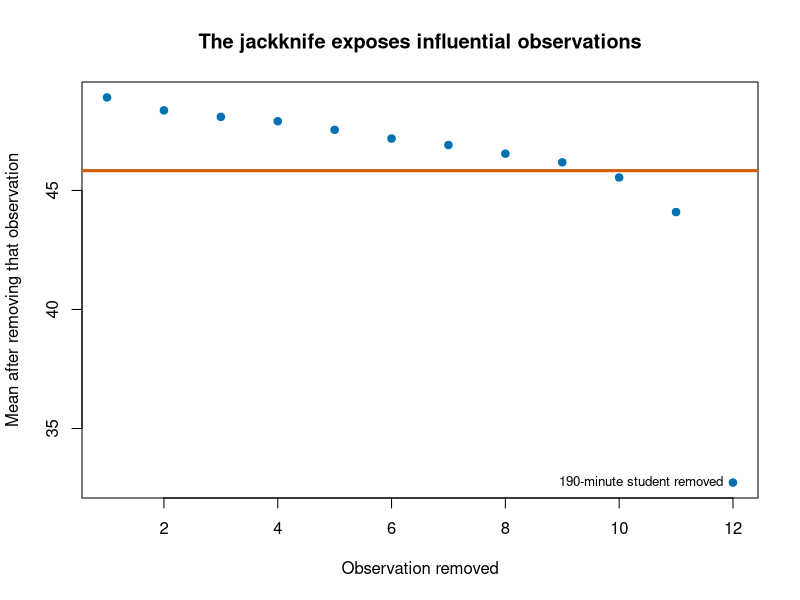
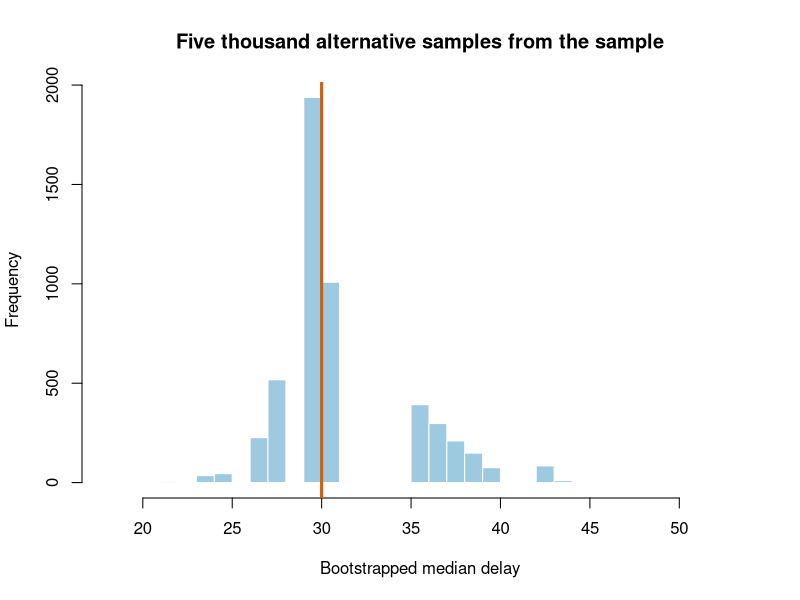

Write the R code that produced these figures, in order.
## ---- chunk 1
knitr::opts_chunk$set(message = FALSE, warning = FALSE, fig.align = "center")
## ---- chunk 2
Delay.Small <- c(12, 18, 21, 23, 27, 31, 34, 38, 42, 49, 65, 190)

OriginalMean <- mean(Delay.Small)
JackMeans <- sapply(seq_along(Delay.Small), function(i) {
  mean(Delay.Small[-i])
})

JackMean <- mean(JackMeans)
JackBias <- (length(Delay.Small) - 1) * (JackMean - OriginalMean)
JackSE <- sqrt(
  (length(Delay.Small) - 1) / length(Delay.Small) *
    sum((JackMeans - JackMean)^2)
)

c(
  OriginalMean = OriginalMean,
  JackknifeBias = JackBias,
  JackknifeSE = JackSE
)
## ---- chunk 3
#| fig-alt: "Twelve points, one for each observation dropped, against a horizontal orange line at the full-sample mean of 45.8. Eleven of them drift gently downward between 48.9 and 44.1, all hugging the line within a few points. The twelfth, labeled as the 190-minute student, sits alone at 32.7, more than ten points below the line and nowhere near the rest."
plot(
  seq_along(JackMeans), JackMeans,
  pch = 19, col = "#0072B2",
  xlab = "Observation removed",
  ylab = "Mean after removing that observation",
  main = "The jackknife exposes influential observations"
)
abline(h = OriginalMean, lwd = 3, col = "#D55E00")
# pos = 2 puts the label to the LEFT of the point. At pos = 3 it sat above the
# last point, which is hard against the right edge, and got clipped.
text(12, JackMeans[12], labels = "190-minute student removed", pos = 2, cex = .8)
## ---- chunk 4
OriginalMedian <- median(Delay.Small)
JackMedians <- sapply(seq_along(Delay.Small), function(i) {
  median(Delay.Small[-i])
})

c(
  OriginalMedian = OriginalMedian,
  UniqueJackknifeMedians = length(unique(JackMedians)),
  JackknifeSE = sqrt(
    (length(Delay.Small) - 1) / length(Delay.Small) *
      sum((JackMedians - mean(JackMedians))^2)
  )
)
## ---- chunk 5
set.seed(343)
Delay <- round(rlnorm(55, meanlog = log(35), sdlog = .8))
median(Delay)
mean(Delay)
## ---- chunk 6
set.seed(344)
OneBootstrapSample <- sample(
  Delay,
  size = length(Delay),
  replace = TRUE
)

c(
  OriginalMedian = median(Delay),
  BootstrapMedian = median(OneBootstrapSample),
  UniqueCasesRepresented = length(unique(OneBootstrapSample))
)
## ---- chunk 7
#| fig-alt: "Histogram of 5,000 bootstrapped medians, x axis running 20 to 50, with a vertical orange line at the observed median of 30. This is not a smooth bell. A spike of about 1,900 resamples lands exactly at 30, a bar of about 1,000 just above it, a smaller cluster around 26 to 28 below, and a separate lumpy group spread across 35 to 40 with a stray bar near 42. The gaps between the clumps are real: the median of 55 whole-number delays can only land on a limited menu of values."
set.seed(345)
B <- 5000
BootMedian <- replicate(
  B,
  median(sample(Delay, size = length(Delay), replace = TRUE))
)

hist(
  BootMedian, breaks = 30,
  col = "#9ECAE1", border = "white",
  xlab = "Bootstrapped median delay",
  main = "Five thousand alternative samples from the sample"
)
abline(v = median(Delay), col = "#D55E00", lwd = 3)
## ---- chunk 8
BootSE <- sd(BootMedian)
BootBias <- mean(BootMedian) - median(Delay)

c(
  ObservedMedian = median(Delay),
  BootstrapBias = BootBias,
  BootstrapSE = BootSE
)
## ---- chunk 9
median_statistic <- function(data, indices) {
  median(data[indices])
}

set.seed(346)
BootObject <- boot::boot(
  data = Delay,
  statistic = median_statistic,
  R = 5000
)

boot::boot.ci(
  BootObject,
  type = c("norm", "basic", "perc", "bca")
)
## ---- chunk 10
set.seed(347)
RegressionData <- data.frame(
  Sleep = runif(90, 3, 9)
)
RegressionData$Memory <-
  42 + 4 * RegressionData$Sleep +
  rnorm(90, 0, RegressionData$Sleep^3 / 30)

OriginalModel <- lm(Memory ~ Sleep, data = RegressionData)
OriginalSlope <- coef(OriginalModel)["Sleep"]

BootSlopes <- replicate(5000, {
  rows <- sample(seq_len(nrow(RegressionData)), replace = TRUE)
  coef(lm(Memory ~ Sleep, data = RegressionData[rows, ]))["Sleep"]
})

c(
  OriginalSlope = OriginalSlope,
  BootstrapSE = sd(BootSlopes),
  quantile(BootSlopes, c(.025, .975))
)
## ---- chunk 11
set.seed(348)
FittedValues <- fitted(OriginalModel)
CenteredResiduals <- residuals(OriginalModel) - mean(residuals(OriginalModel))

ResidualSlopes <- replicate(3000, {
  YStar <- FittedValues + sample(CenteredResiduals, replace = TRUE)
  coef(lm(YStar ~ RegressionData$Sleep))[2]
})

sd(ResidualSlopes)
## ---- chunk 12
set.seed(349)
WildSlopes <- replicate(3000, {
  Weights <- sample(c(-1, 1), nrow(RegressionData), replace = TRUE)
  YStar <- FittedValues + residuals(OriginalModel) * Weights
  coef(lm(YStar ~ RegressionData$Sleep))[2]
})

sd(WildSlopes)
## ---- chunk 13
# sandwich: heteroscedasticity-robust covariance. See the Advanced Regression
# Diagnostics chapter, where HC3 is derived.
library(sandwich)

round(c(
  `Ordinary lm() SE`   = summary(OriginalModel)$coefficients["Sleep", "Std. Error"],
  `HC3 sandwich SE`    = sqrt(vcovHC(OriginalModel, type = "HC3")["Sleep", "Sleep"]),
  `Case bootstrap`     = sd(BootSlopes),
  `Residual bootstrap` = sd(ResidualSlopes),
  `Wild bootstrap`     = sd(WildSlopes)
), 3)
